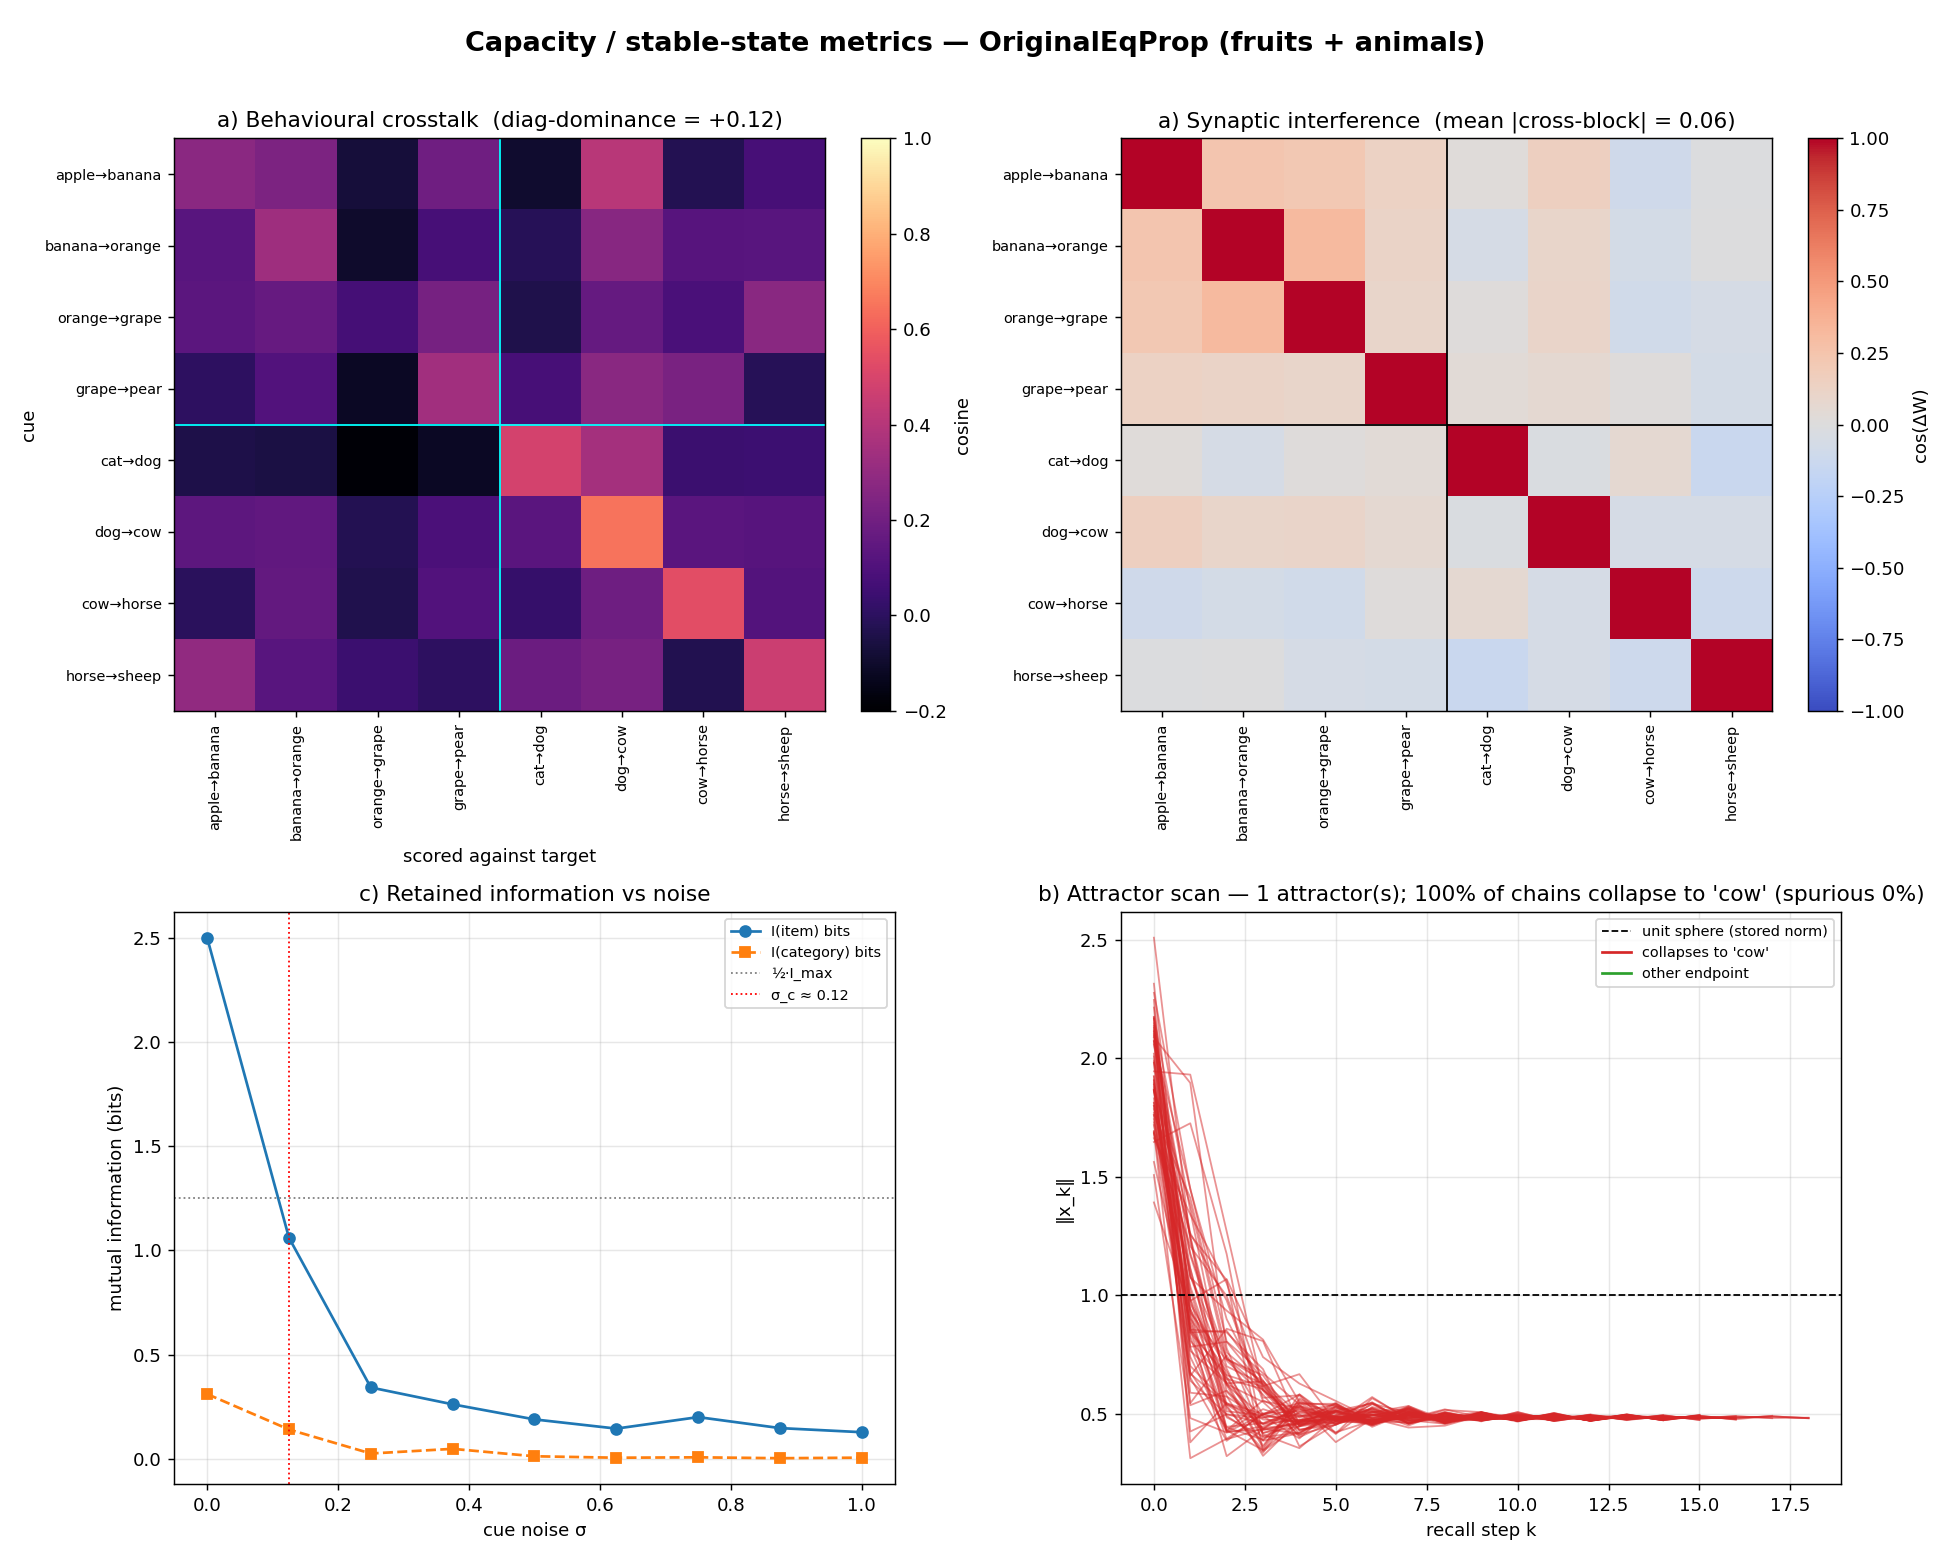

Python code for this plot:
"""
Minimal, isolated demo of the capacity / stable-state metrics in
``memval.metrics.capacity`` on a tiny OriginalEqProp associator.

It trains one small model on two category-pure sequences (fruits, animals),
gives the encoder a handful of *untrained* distractor words, and then produces a
single 2x2 figure:

    (0,0) behavioural crosstalk matrix        -> which memories collide
    (0,1) synaptic interference matrix        -> why they collide (shared synapses)
    (1,0) channel mutual information vs noise  -> how many bits survive
    (1,1) attractor scan norm traces          -> where recall goes instead

Run:  python examples/capacity_metrics_demo.py
Output: examples/capacity_metrics_demo.png  (+ a text summary on stdout)
"""

import os

import matplotlib

matplotlib.use("Agg")
import matplotlib.pyplot as plt
import numpy as np

from memval.encoders.symbolic import SymbolicDecoder, SymbolicEncoder
from memval.metrics.capacity import (
    attractor_scan,
    category_information,
    channel_mi,
    crosstalk_matrix,
    diagonal_dominance,
    recall_confusion,
    synaptic_interference_matrix,
)
from memval.models.baselines.original_eqprop import OriginalEqPropSequenceNetwork

SEED = 7
DIM = 48
HERE = os.path.dirname(os.path.abspath(__file__))
OUT_PNG = os.path.join(HERE, "capacity_metrics_demo.png")


def build_world():
    """Vocab with two trained categories plus untrained distractors."""
    vocab = {
        # trained
        "apple": "fruit", "banana": "fruit", "orange": "fruit", "grape": "fruit", "pear": "fruit",
        "cat": "animal", "dog": "animal", "cow": "animal", "horse": "animal", "sheep": "animal",
        # never trained -> landing here during recall == spurious
        "truck": "vehicle", "car": "vehicle", "red": "color", "blue": "color",
        "hammer": "tool", "one": "number",
    }
    encoder = SymbolicEncoder(vocab, embedding_dim=DIM, category_variance=0.2, seed=SEED)
    decoder = SymbolicDecoder(encoder)
    seq_fruit = ["apple", "banana", "orange", "grape", "pear"]
    seq_animal = ["cat", "dog", "cow", "horse", "sheep"]
    return vocab, encoder, decoder, seq_fruit, seq_animal


def train():
    vocab, encoder, decoder, seq_fruit, seq_animal = build_world()
    model = OriginalEqPropSequenceNetwork(
        n_features=DIM, n_hidden=96, learning_rate=0.08, beta=0.5,
        n_settle_steps=20, n_epochs=250, dt=0.5, seed=SEED,
    )
    # sequential exposure: fruits, then animals (a mild forgetting setup)
    model.fit_sequence(encoder.encode(seq_fruit))
    model.fit_sequence(encoder.encode(seq_animal))

    stored_words = seq_fruit + seq_animal
    transitions = (
        [(seq_fruit[i], seq_fruit[i + 1]) for i in range(len(seq_fruit) - 1)]
        + [(seq_animal[i], seq_animal[i + 1]) for i in range(len(seq_animal) - 1)]
    )
    return dict(
        vocab=vocab, encoder=encoder, decoder=decoder, model=model,
        stored_words=stored_words, transitions=transitions,
    )


def main():
    rng = np.random.default_rng(SEED)
    W = train()
    encoder, decoder, model = W["encoder"], W["decoder"], W["model"]
    transitions = W["transitions"]
    cues = [c for c, _ in transitions]
    targets = [t for _, t in transitions]
    labels = [f"{c}→{t}" for c, t in transitions]

    # --- a) crosstalk (behavioural) ---
    S = crosstalk_matrix(model, cues, targets, encoder)
    dom = diagonal_dominance(S)

    # --- a) synaptic interference (mechanistic) ---
    J = synaptic_interference_matrix(model, transitions, encoder)
    n_fruit = len(W["transitions"]) // 2  # split index for the two category blocks
    off_block = np.mean(np.abs(J[:n_fruit, n_fruit:]))

    # --- c) channel MI vs noise ---
    noise_levels = np.linspace(0.0, 1.0, 9)
    mi_item, mi_cat, eff = [], [], []
    for ns in noise_levels:
        conf = recall_confusion(model, transitions, encoder, decoder,
                                noise_scale=float(ns), n_trials=60, rng=rng)
        info = category_information(conf, W["vocab"])
        overall = channel_mi(conf["counts"])
        mi_item.append(info["mi_item_bits"])
        mi_cat.append(info["mi_category_bits"])
        eff.append(overall["efficiency"])
    mi_item, mi_cat, eff = map(np.asarray, (mi_item, mi_cat, eff))
    mi_max = mi_item[0] if mi_item[0] > 0 else 1.0
    crit_idx = np.argmax(mi_item < 0.5 * mi_max)
    crit_noise = noise_levels[crit_idx] if np.any(mi_item < 0.5 * mi_max) else np.nan

    # --- b) attractor scan ---
    seeds = []
    for w in W["stored_words"]:
        base = encoder.encode([w])[0]
        for _ in range(6):
            seeds.append(base + rng.normal(0.0, 0.25, size=DIM))
    seeds = np.asarray(seeds)
    scan = attractor_scan(model, seeds, decoder, W["stored_words"], max_steps=40)

    # ------------------------------------------------------------------ plots
    fig, ax = plt.subplots(2, 2, figsize=(15, 12))
    fig.suptitle("Capacity / stable-state metrics — OriginalEqProp (fruits + animals)",
                 fontsize=15, fontweight="bold")

    # (0,0) crosstalk heatmap
    a = ax[0, 0]
    im = a.imshow(S, cmap="magma", vmin=-0.2, vmax=1.0, aspect="auto")
    a.set_xticks(range(len(labels))); a.set_xticklabels(labels, rotation=90, fontsize=8)
    a.set_yticks(range(len(labels))); a.set_yticklabels(labels, fontsize=8)
    a.axhline(n_fruit - 0.5, color="cyan", lw=1); a.axvline(n_fruit - 0.5, color="cyan", lw=1)
    a.set_title(f"a) Behavioural crosstalk  (diag-dominance = {dom:+.2f})")
    a.set_xlabel("scored against target"); a.set_ylabel("cue")
    fig.colorbar(im, ax=a, fraction=0.046, label="cosine")

    # (0,1) synaptic interference heatmap
    a = ax[0, 1]
    im = a.imshow(J, cmap="coolwarm", vmin=-1.0, vmax=1.0, aspect="auto")
    a.set_xticks(range(len(labels))); a.set_xticklabels(labels, rotation=90, fontsize=8)
    a.set_yticks(range(len(labels))); a.set_yticklabels(labels, fontsize=8)
    a.axhline(n_fruit - 0.5, color="k", lw=1); a.axvline(n_fruit - 0.5, color="k", lw=1)
    a.set_title(f"a) Synaptic interference  (mean |cross-block| = {off_block:.2f})")
    fig.colorbar(im, ax=a, fraction=0.046, label="cos(ΔW)")

    # (1,0) channel MI vs noise
    a = ax[1, 0]
    a.plot(noise_levels, mi_item, "o-", label="I(item) bits", color="#1f77b4")
    a.plot(noise_levels, mi_cat, "s--", label="I(category) bits", color="#ff7f0e")
    a.axhline(0.5 * mi_max, color="gray", ls=":", lw=1, label="½·I_max")
    if not np.isnan(crit_noise):
        a.axvline(crit_noise, color="red", ls=":", lw=1,
                  label=f"σ_c ≈ {crit_noise:.2f}")
    a.set_xlabel("cue noise σ"); a.set_ylabel("mutual information (bits)")
    a.set_title("c) Retained information vs noise")
    a.legend(fontsize=8); a.grid(alpha=0.3)

    # (1,1) attractor norm traces (colour = lands in the dominant basin or not)
    a = ax[1, 1]
    dom_w = scan["dominant_word"]
    for rec, trace in zip(scan["records"], scan["norm_traces"]):
        in_dom = rec["endpoint_word"] == dom_w
        a.plot(trace, color=("#d62728" if in_dom else "#2ca02c"), alpha=0.5, lw=1)
    a.axhline(1.0, color="k", ls="--", lw=1, label="unit sphere (stored norm)")
    a.plot([], [], color="#d62728", label=f"collapses to '{dom_w}'")
    a.plot([], [], color="#2ca02c", label="other endpoint")
    a.set_xlabel("recall step k"); a.set_ylabel("‖x_k‖")
    a.set_title(f"b) Attractor scan — {scan['n_distinct_attractors']} attractor(s); "
                f"{scan['dominant_basin_frac']:.0%} of chains collapse to '{dom_w}' "
                f"(spurious {scan['spurious_rate']:.0%})")
    a.legend(fontsize=8); a.grid(alpha=0.3)

    fig.tight_layout(rect=[0, 0, 1, 0.97])
    fig.savefig(OUT_PNG, dpi=130)
    print(f"\nsaved figure -> {OUT_PNG}")

    # ------------------------------------------------------------------ text
    print("\n=== summary ===")
    print(f"transitions stored     : {len(transitions)}")
    print(f"diagonal dominance     : {dom:+.3f}   (>0 => separable memories)")
    print(f"mean |cross-block ΔW|  : {off_block:.3f}   (interference DG should shrink)")
    print(f"clean I(item)          : {mi_item[0]:.2f} bits  of max {np.log2(len(set(targets))):.2f}")
    print(f"clean I(category)      : {mi_cat[0]:.2f} bits")
    print(f"critical noise σ_c     : {crit_noise:.2f}")
    print(f"spurious attractor rate: {scan['spurious_rate']:.0%}")
    print(f"distinct attractors    : {scan['n_distinct_attractors']} "
          f"({scan['n_spurious_attractors']} spurious)")
    print(f"dominant basin         : '{scan['dominant_word']}' swallows "
          f"{scan['dominant_basin_frac']:.0%} of chains (black-hole collapse)")


if __name__ == "__main__":
    main()
